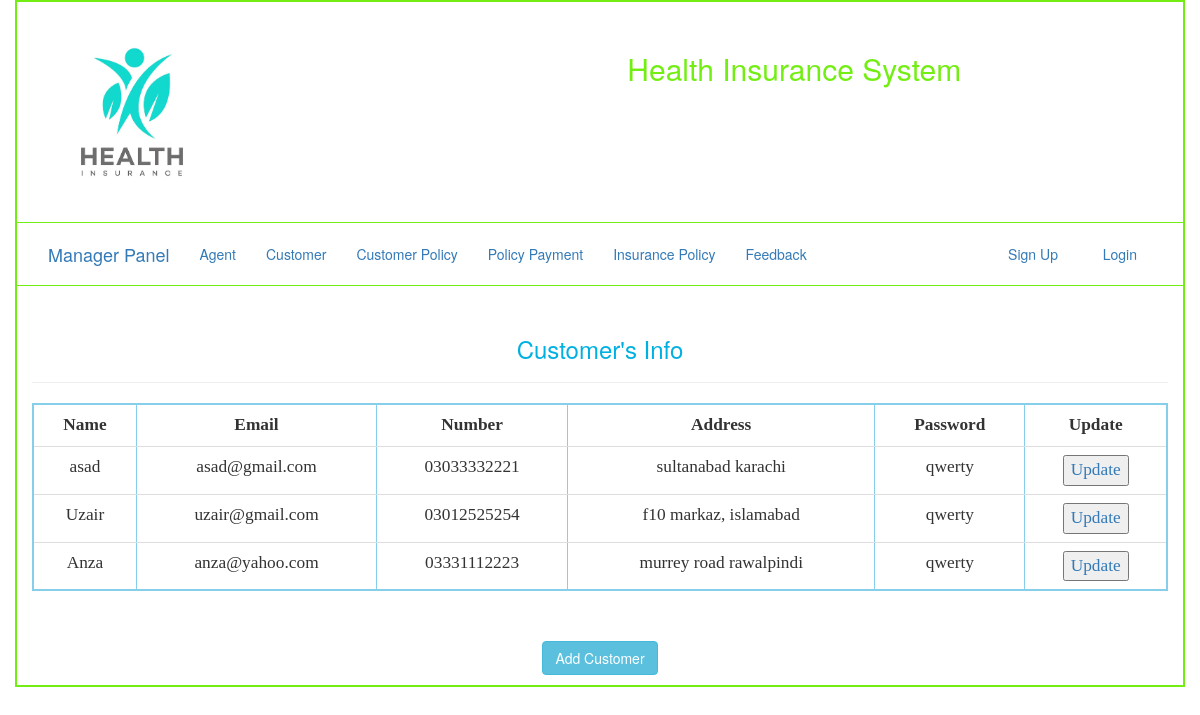
The app's page /manager/manager_customer.php with its own data.
### tables this page shows
CREATE TABLE `registration` (
  `id` int(11) NOT NULL,
  `name` varchar(50) NOT NULL,
  `email` varchar(50) NOT NULL,
  `password` varchar(30) NOT NULL,
  `num` varchar(12) NOT NULL,
  `userType` varchar(30) NOT NULL,
  `manager_name` varchar(50) NOT NULL,
  `agent_name` varchar(30) NOT NULL,
  `address` varchar(60) NOT NULL
);

### manager/manager_customer.php (the view, shortened to what this page needs)
<?php
include "db.php";
?>
<!DOCTYPE html>
<html>
<head>
<link type="text/css" rel="stylesheet" href="../css/bootstrap.css"/>
</head>
<body>
<div class="container" style="border: 2px solid #73EE13; min-height: 600px">
	<div class="row" style="border-bottom: 1px solid #73EE13">
		<div class="col-sm-4"><a href="../index.php">
			<img src="../images/logo.png" class="img-responsive" height="150px" width="200px"></a>
		</div>
		<div class="col-sm-8" style="  margin-top: 30px; text-align: center ">
			<h2> <font color="#73EE13"> Health Insurance System </font>  </h2>
		</div>
	</div>
	<div class="row" style="border-bottom: 1px solid #73EE13">
		<div class="col-sm-12" style="margin-bottom: -15px; margin-top: 5px; ">
			<nav class="navbar navbar-fluid">
  <div class="container-fluid">
    <div class="navbar-header">
      <a class="navbar-brand" href="manager.php">Manager Panel</a>
    </div>
    <div class="collapse navbar-collapse" id="myNavbar">
      <ul class="nav navbar-nav">
        <li><a href="agent.php">Agent</a></li>
        <li><a href="manager_customer.php">Customer</a></li>
        <li><a href="customer_policy.php">Customer Policy</a></li>
        <li><a href="policy_payment.php">Policy Payment</a></li>
        <li><a href="insurance_policy.php">Insurance Policy </a></li>
        <li><a href="feedback.php">Feedback</a></li>
      </ul>
      <ul class="nav navbar-nav navbar-right">
       <?php
	if(isset($_SESSION['name'])){
		?>
	 <li><a href="#"> <?php echo strtoupper($_SESSION['name']); ?></a></li>
      <li><a href="../login/logout.php"><span class="glyphicon glyphicon-log-out"></span> Logout</a></li>
    <?php
}
else{
	echo "<li><a href='login/register.php'><span class='glyphicon glyphicon-user'></span> Sign Up</a></li>";
	echo "      <li><a href='login/login.php'><span class='glyphicon glyphicon-log-in'></span> Login</a></li>";
}
?> </ul>
    </div>
  </div>
</nav>
		</div>
	</div>
<div class="row">
<div class="col-sm-12" style="margin-top: 30px" >
<h3 align="center"><font color="sky blue"> Customer's Info</font></h3><hr>
<div class="table-responsive">
<table class="table table-hover " border="2px solid green" cellspacing="0px" cellpadding="10px" align="center" style="border: 2px solid skyblue; font-family: comic; font-size: 13pt; ">
<tr >
<th> <center>  Name </center> </th>
<th> <center>Email </center> </th>
<th> <center>Number </th>
<th> <center>Address </th>
<th> <center>Password </th>
<th> <center>Update </th>
</tr>
<?php
$qwery = "SELECT * from registration where userType='user'";
$run = mysqli_query($con, $qwery);
while ($row = mysqli_fetch_array($run, MYSQLI_BOTH)) {
$name=$row['name'];
$email=$row['email'];
$number=$row['num'];
$password=$row['password'];
$Address=$row['address'];
echo "
<tr>
      <td><center> $name </center></td>
      <td><center> $email </center></td>
      <td><center> $number </center></td>
      <td><center> $Address </center></td>
      <td><center> $password </center></td>
      <td><center><a href='customer_update.php?Cid=$row[id]'> <button >Update </a></button> </center></td>
";
}
  echo "</table>";
?>
</div>
</div>
</div>
<div class="row">
<div class="col-sm-12" style="margin-top: 30px">
<p align="center"><button type="button" class="btn btn-info" onclick="myFunction()" >Add Customer</button></p>
 </div></div>
</div>
</body>
</html>

### records on screen
registration: name "asad", email "asad@gmail.com", num "03033332221", address "sultanabad karachi", password "qwerty"
registration: name "Uzair", email "uzair@gmail.com", num "03012525254", address "f10 markaz, islamabad", password "qwerty"
registration: name "Anza", email "anza@yahoo.com", num "03331112223", address "murrey road rawalpindi", password "qwerty"
